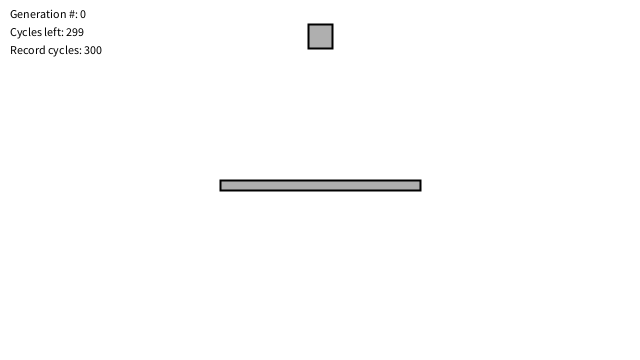
Frame 1 (no input)
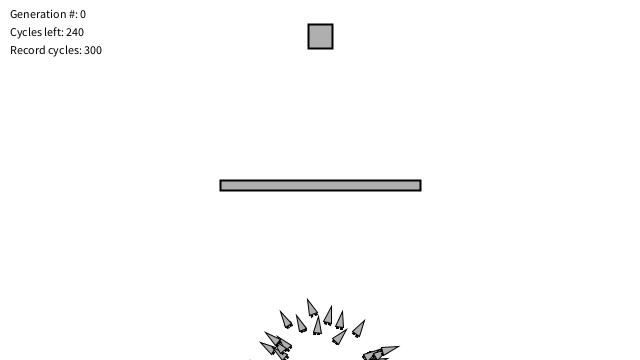
Frame 60 (the mouse pressed at the canvas centre just before this capture)
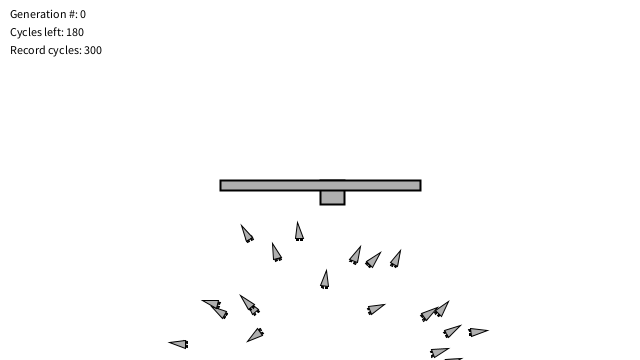
Frame 120 (the mouse held since frame 60 and released just before this capture)

The Processing sketch that drew these frames (run headless with seeded random() and noise(); from frame 60 on, the mouse is pressed at the canvas centre):

// Processing sketch: NOC_9_03_SmartRockets
// ── NOC_9_03_SmartRockets.pde


// Smart Rockets w/ Genetic Algorithms

// Each Rocket's DNA is an array of PVectors
// Each PVector acts as a force for each frame of animation
// Imagine an booster on the end of the rocket that can point in any direction
// and fire at any strength every frame

// The Rocket's fitness is a function of how close it gets to the target as well as how fast it gets there

// This example is inspired by Jer Thorp's Smart Rockets
// http://www.blprnt.com/smartrockets/

int lifetime;  // How long should each generation live

Population population;  // Population

int lifecycle;          // Timer for cycle of generation
int recordtime;         // Fastest time to target

Obstacle target;        // Target location

//int diam = 24;          // Size of target

ArrayList<Obstacle> obstacles;  //an array list to keep track of all the obstacles!

void setup() {
  size(640, 360);
  // The number of cycles we will allow a generation to live
  lifetime = 300;

  // Initialize variables
  lifecycle = 0;
  recordtime = lifetime;
  
  target = new Obstacle(width/2-12, 24, 24, 24);

  // Create a population with a mutation rate, and population max
  float mutationRate = 0.01;
  population = new Population(mutationRate, 50);

  // Create the obstacle course  
  obstacles = new ArrayList<Obstacle>();
  obstacles.add(new Obstacle(width/2-100, height/2, 200, 10));
}

void draw() {
  background(255);

  // Draw the start and target locations
  target.display();


  // If the generation hasn't ended yet
  if (lifecycle < lifetime) {
    population.live(obstacles);
    if ((population.targetReached()) && (lifecycle < recordtime)) {
      recordtime = lifecycle;
    }
    lifecycle++;
    // Otherwise a new generation
  } 
  else {
    lifecycle = 0;
    population.fitness();
    population.selection();
    population.reproduction();
  }

  // Draw the obstacles
  for (Obstacle obs : obstacles) {
    obs.display();
  }

  // Display some info
  fill(0);
  text("Generation #: " + population.getGenerations(), 10, 18);
  text("Cycles left: " + (lifetime-lifecycle), 10, 36);
  text("Record cycles: " + recordtime, 10, 54);
  
  
}

// Move the target if the mouse is pressed
// System will adapt to new target
void mousePressed() {
  target.location.x = mouseX;
  target.location.y = mouseY;
  recordtime = lifetime;
}
// ── DNA.pde

// Pathfinding w/ Genetic Algorithms

// DNA is an array of vectors

class DNA {

  // The genetic sequence
  PVector[] genes;

  // The maximum strength of the forces
  float maxforce = 0.1;

  // Constructor (makes a DNA of random PVectors)
  DNA() {
    genes = new PVector[lifetime];
    for (int i = 0; i < genes.length; i++) {
      float angle = random(TWO_PI);
      genes[i] = new PVector(cos(angle), sin(angle));
      genes[i].mult(random(0, maxforce));
    }

    // Let's give each Rocket an extra boost of strength for its first frame
    genes[0].normalize();
  }

  // Constructor #2, creates the instance based on an existing array
  DNA(PVector[] newgenes) {
    // We could make a copy if necessary
    // genes = (PVector []) newgenes.clone();
    genes = newgenes;
  }

  // CROSSOVER
  // Creates new DNA sequence from two (this & and a partner)
  DNA crossover(DNA partner) {
    PVector[] child = new PVector[genes.length];
    // Pick a midpoint
    int crossover = int(random(genes.length));
    // Take "half" from one and "half" from the other
    for (int i = 0; i < genes.length; i++) {
      if (i > crossover) child[i] = genes[i];
      else               child[i] = partner.genes[i];
    }    
    DNA newgenes = new DNA(child);
    return newgenes;
  }

  // Based on a mutation probability, picks a new random Vector
  void mutate(float m) {
    for (int i = 0; i < genes.length; i++) {
      if (random(1) < m) {
        float angle = random(TWO_PI);
        genes[i] = new PVector(cos(angle), sin(angle));
        genes[i].mult(random(0, maxforce));
        //        float angle = random(-0.1,0.1);
        //        genes[i].rotate(angle);
        //        float factor = random(0.9,1.1);
        //        genes[i].mult(factor);
        if (i ==0) genes[i].normalize();
      }
    }
  }
}
// ── Obstacle.pde


// Pathfinding w/ Genetic Algorithms

// A class for an obstacle, just a simple rectangle that is drawn
// and can check if a Rocket touches it

// Also using this class for target location


class Obstacle {

  PVector location;
  float w,h;
  
  Obstacle(float x, float y, float w_, float h_) {
    location = new PVector(x,y);
    w = w_;
    h = h_;
  }

  void display() {
    stroke(0);
    fill(175);
    strokeWeight(2);
    rectMode(CORNER);
    rect(location.x,location.y,w,h);
  }

  boolean contains(PVector spot) {
    if (spot.x > location.x && spot.x < location.x + w && spot.y > location.y && spot.y < location.y + h) {
      return true;
    } else {
      return false;
    }
  }

}
// ── Population.pde


// Pathfinding w/ Genetic Algorithms

// A class to describe a population of "creatures"

class Population {

  float mutationRate;          // Mutation rate
  Rocket[] population;         // Array to hold the current population
  ArrayList<Rocket> matingPool;    // ArrayList which we will use for our "mating pool"
  int generations;             // Number of generations

   // Initialize the population
   Population(float m, int num) {
    mutationRate = m;
    population = new Rocket[num];
    matingPool = new ArrayList<Rocket>();
    generations = 0;
    //make a new set of creatures
    for (int i = 0; i < population.length; i++) {
      PVector location = new PVector(width/2,height+20);
      population[i] = new Rocket(location, new DNA(),population.length);
    }
  }

  void live (ArrayList<Obstacle> os) {
    // For every creature
    for (int i = 0; i < population.length; i++) {
      // If it finishes, mark it down as done!
      population[i].checkTarget();
      population[i].run(os);
    }
  }

  // Did anything finish?
  boolean targetReached() {
    for (int i = 0; i < population.length; i++) {
      if (population[i].hitTarget) return true;
    }
    return false;
  }

  // Calculate fitness for each creature
  void fitness() {
    for (int i = 0; i < population.length; i++) {
      population[i].fitness();
    }
  }

  // Generate a mating pool
  void selection() {
    // Clear the ArrayList
    matingPool.clear();

    // Calculate total fitness of whole population
    float maxFitness = getMaxFitness();

    // Calculate fitness for each member of the population (scaled to value between 0 and 1)
    // Based on fitness, each member will get added to the mating pool a certain number of times
    // A higher fitness = more entries to mating pool = more likely to be picked as a parent
    // A lower fitness = fewer entries to mating pool = less likely to be picked as a parent
    for (int i = 0; i < population.length; i++) {
      float fitnessNormal = map(population[i].getFitness(),0,maxFitness,0,1);
      int n = (int) (fitnessNormal * 100);  // Arbitrary multiplier
      for (int j = 0; j < n; j++) {
        matingPool.add(population[i]);
      }
    }
  }

  // Making the next generation
  void reproduction() {
    // Refill the population with children from the mating pool
    for (int i = 0; i < population.length; i++) {
      // Sping the wheel of fortune to pick two parents
      int m = int(random(matingPool.size()));
      int d = int(random(matingPool.size()));
      // Pick two parents
      Rocket mom = matingPool.get(m);
      Rocket dad = matingPool.get(d);
      // Get their genes
      DNA momgenes = mom.getDNA();
      DNA dadgenes = dad.getDNA();
      // Mate their genes
      DNA child = momgenes.crossover(dadgenes);
      // Mutate their genes
      child.mutate(mutationRate);
      // Fill the new population with the new child
      PVector location = new PVector(width/2,height+20);
      population[i] = new Rocket(location, child,population.length);
    }
    generations++;
  }

  int getGenerations() {
    return generations;
  }

  // Find highest fintess for the population
  float getMaxFitness() {
    float record = 0;
    for (int i = 0; i < population.length; i++) {
       if(population[i].getFitness() > record) {
         record = population[i].getFitness();
       }
    }
    return record;
  }

}
// ── Rocket.pde

// Rocket class -- this is just like our Boid / Particle class
// the only difference is that it has DNA & fitness

class Rocket {

  // All of our physics stuff
  PVector location;
  PVector velocity;
  PVector acceleration;

  // Size
  float r;

  // How close did it get to the target
  float recordDist;

  // Fitness and DNA
  float fitness;
  DNA dna;
  // To count which force we're on in the genes
  int geneCounter = 0;

  boolean hitObstacle = false;    // Am I stuck on an obstacle?
  boolean hitTarget = false;   // Did I reach the target
  int finishTime;              // What was my finish time?

  //constructor
  Rocket(PVector l, DNA dna_, int totalRockets) {
    acceleration = new PVector();
    velocity = new PVector();
    location = l.get();
    r = 4;
    dna = dna_;
    finishTime = 0;          // We're going to count how long it takes to reach target
    recordDist = 10000;      // Some high number that will be beat instantly
  }

  // FITNESS FUNCTION 
  // distance = distance from target
  // finish = what order did i finish (first, second, etc. . .)
  // f(distance,finish) =   (1.0f / finish^1.5) * (1.0f / distance^6);
  // a lower finish is rewarded (exponentially) and/or shorter distance to target (exponetially)
  void fitness() {
    if (recordDist < 1) recordDist = 1;

    // Reward finishing faster and getting close
    fitness = (1/(finishTime*recordDist));

    // Make the function exponential
    fitness = pow(fitness, 4);

    if (hitObstacle) fitness *= 0.1; // lose 90% of fitness hitting an obstacle
    if (hitTarget) fitness *= 2; // twice the fitness for finishing!
  }

  // Run in relation to all the obstacles
  // If I'm stuck, don't bother updating or checking for intersection
  void run(ArrayList<Obstacle> os) {
    if (!hitObstacle && !hitTarget) {
      applyForce(dna.genes[geneCounter]);
      geneCounter = (geneCounter + 1) % dna.genes.length;
      update();
      // If I hit an edge or an obstacle
      obstacles(os);
    }
    // Draw me!
    if (!hitObstacle) {
      display();
    }
  }

  // Did I make it to the target?
  void checkTarget() {
    float d = dist(location.x, location.y, target.location.x, target.location.y);
    if (d < recordDist) recordDist = d;

    if (target.contains(location) && !hitTarget) {
      hitTarget = true;
    } 
    else if (!hitTarget) {
      finishTime++;
    }
  }

  // Did I hit an obstacle?
  void obstacles(ArrayList<Obstacle> os) {
    for (Obstacle obs : os) {
      if (obs.contains(location)) {
        hitObstacle = true;
      }
    }
  }

  void applyForce(PVector f) {
    acceleration.add(f);
  }


  void update() {
    velocity.add(acceleration);
    location.add(velocity);
    acceleration.mult(0);
  }

  void display() {
    //background(255,0,0);
    float theta = velocity.heading2D() + PI/2;
    fill(200, 100);
    stroke(0);
    strokeWeight(1);
    pushMatrix();
    translate(location.x, location.y);
    rotate(theta);

    // Thrusters
    rectMode(CENTER);
    fill(0);
    rect(-r/2, r*2, r/2, r);
    rect(r/2, r*2, r/2, r);

    // Rocket body
    fill(175);
    beginShape(TRIANGLES);
    vertex(0, -r*2);
    vertex(-r, r*2);
    vertex(r, r*2);
    endShape();

    popMatrix();
  }

  float getFitness() {
    return fitness;
  }

  DNA getDNA() {
    return dna;
  }

  boolean stopped() {
    return hitObstacle;
  }
}
